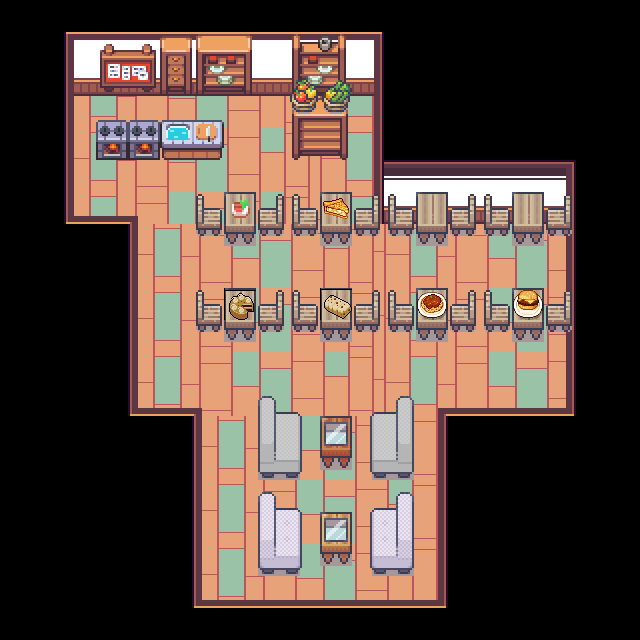

This is a level from a 2D game, rendered from its Tiled map with the project's own tilesets. A one-line summary and the map file follow, with tile-layer data summarised:
An orthogonal 20x20 tile map with 32x32 px tiles, 9 tile layers (Main Floor, Main Wall, Border, Wall item, ...), 7 tilesets.

<map version="1.10" tiledversion="1.11.2" orientation="orthogonal" renderorder="right-down" width="20" height="20" tilewidth="32" tileheight="32" infinite="0" nextlayerid="11" nextobjectid="1">
 <tileset firstgid="1" source="tilesets/Longcat Cafe Floors01 by ArloAnimation.tsx" />
 <tileset firstgid="617" source="tilesets/atlas_32x.tsx" />
 <tileset firstgid="1385" source="tilesets/Interiors_free_32x32.tsx" />
 <tileset firstgid="2809" source="tilesets/16_burger_dish.tsx" />
 <tileset firstgid="2810" source="tilesets/94_spaghetti.tsx" />
 <tileset firstgid="2811" source="tilesets/05_apple_pie.tsx" />
 <tileset firstgid="2812" source="tilesets/CakePack.tsx" />
 <layer id="1" name="Main Floor" width="20" height="20">
  <data>[400 cells, 182 non-empty, 16 distinct tile ids]</data>
 </layer>
 <group id="2" name="Walls">
  <layer id="3" name="Main Wall" width="20" height="20">
   <data>[400 cells, 32 non-empty, 2 distinct tile ids]</data>
  </layer>
  <layer id="4" name="Border" width="20" height="20">
   <data>[400 cells, 65 non-empty, 9 distinct tile ids]</data>
  </layer>
  <layer id="7" name="Wall item" width="20" height="20">
   <data>[400 cells, 4 non-empty, 4 distinct tile ids]</data>
  </layer>
 </group>
 <layer id="5" name="Table" width="20" height="20">
  <data>[400 cells, 16 non-empty, 2 distinct tile ids]</data>
 </layer>
 <layer id="6" name="Chair" width="20" height="20">
  <data>[400 cells, 60 non-empty, 32 distinct tile ids]</data>
 </layer>
 <layer id="9" name="Shelf" width="20" height="20">
  <data>[400 cells, 14 non-empty, 14 distinct tile ids]</data>
 </layer>
 <layer id="8" name="DrinkFood" width="20" height="20">
  <data>[400 cells, 10 non-empty, 10 distinct tile ids]</data>
 </layer>
 <layer id="10" name="Stove" width="20" height="20">
  <data>[400 cells, 8 non-empty, 6 distinct tile ids]</data>
 </layer>
</map>
